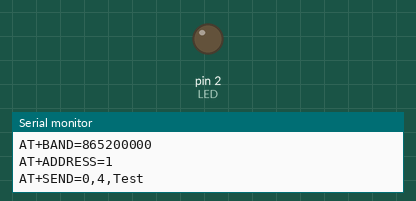
This sketch was run on a simulated Arduino Uno, built with avr-gcc and run on an emulated ATmega328P. Parts: output pins drawn as LEDs (lit = HIGH), the last lines printed to the serial monitor.

Above: at 1.9 s.
At 6.55 s:
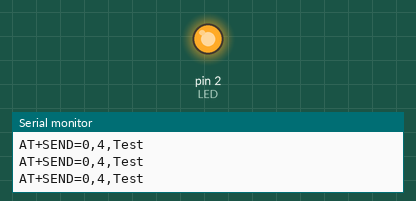
Timing chart, 0 to 7.4 s (numbered marks = the images above):
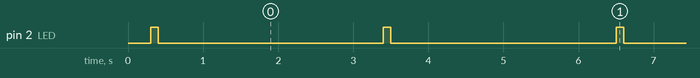

The sketch:

Send.ino
```cpp
#define LED 2
String Send = "AT+SEND=";
int Address = 0;
int PayloadLength = 4;
String Data = "Test";

void setup()
{
    Serial.begin(115200);
    delay(100);
    Serial.print("AT+BAND=865200000\r\n");
    delay(100);
    Serial.print("AT+ADDRESS=1\r\n");
    delay(100);
    pinMode(LED,OUTPUT);
}
void loop()
{
    String Packet = Send + Address + ',' + PayloadLength + ',' + Data;
    Serial.println(Packet);
    digitalWrite(LED,HIGH);
    delay(100);
    digitalWrite(LED, LOW);
    delay(3000);
}
```

Measured:
- by itself, pin 2 (LED): alternates HIGH for 0.10 s and LOW for 3.0 s
